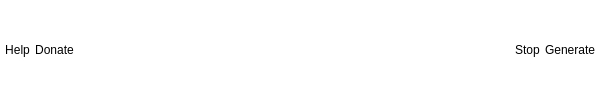
<?xml version="1.0" encoding="UTF-8"?>
<ui version="4.0">
 <class>ActionsWindow</class>
 <widget class="QDockWidget" name="ActionsWindow">
  <property name="geometry">
   <rect>
    <x>0</x>
    <y>0</y>
    <width>600</width>
    <height>100</height>
   </rect>
  </property>
  <property name="styleSheet">
   <string notr="true">QDockWidget {
    background: transparent;
    border: none;
}
QDockWidget::title {
    background-color: rgba(114, 114, 114, 0.2);
    padding: 5px;
    padding-left: 10px;
}
QDockWidget::contents {
    border: 1px solid rgba(114, 114, 114, 0.2);
}</string>
  </property>
  <property name="windowTitle">
   <string>Actions</string>
  </property>
  <widget class="QWidget" name="dockWidgetContents">
   <property name="styleSheet">
    <string notr="true">QWidget {
    background: transparent;
    border: none;
}</string>
   </property>
   <layout class="QHBoxLayout" name="horizontalLayout">
    <property name="spacing">
     <number>5</number>
    </property>
    <property name="leftMargin">
     <number>5</number>
    </property>
    <property name="topMargin">
     <number>5</number>
    </property>
    <property name="rightMargin">
     <number>5</number>
    </property>
    <property name="bottomMargin">
     <number>5</number>
    </property>
    <item>
     <layout class="QHBoxLayout" name="horizontalLayout_2">
      <item>
       <widget class="QPushButton" name="whatsappButton">
        <property name="text">
         <string>Help</string>
        </property>
       </widget>
      </item>
      <item>
       <widget class="QPushButton" name="donateButton">
        <property name="text">
         <string>Donate</string>
        </property>
       </widget>
      </item>
      <item>
       <spacer name="horizontalSpacer">
        <property name="orientation">
         <enum>Qt::Horizontal</enum>
        </property>
        <property name="sizeHint" stdset="0">
         <size>
          <width>40</width>
          <height>20</height>
         </size>
        </property>
       </spacer>
      </item>
      <item>
       <widget class="QPushButton" name="stopButton">
        <property name="text">
         <string>Stop</string>
        </property>
       </widget>
      </item>
      <item>
       <widget class="QPushButton" name="generateButton">
        <property name="text">
         <string>Generate</string>
        </property>
       </widget>
      </item>
     </layout>
    </item>
   </layout>
  </widget>
 </widget>
 <resources/>
 <connections/>
</ui>
